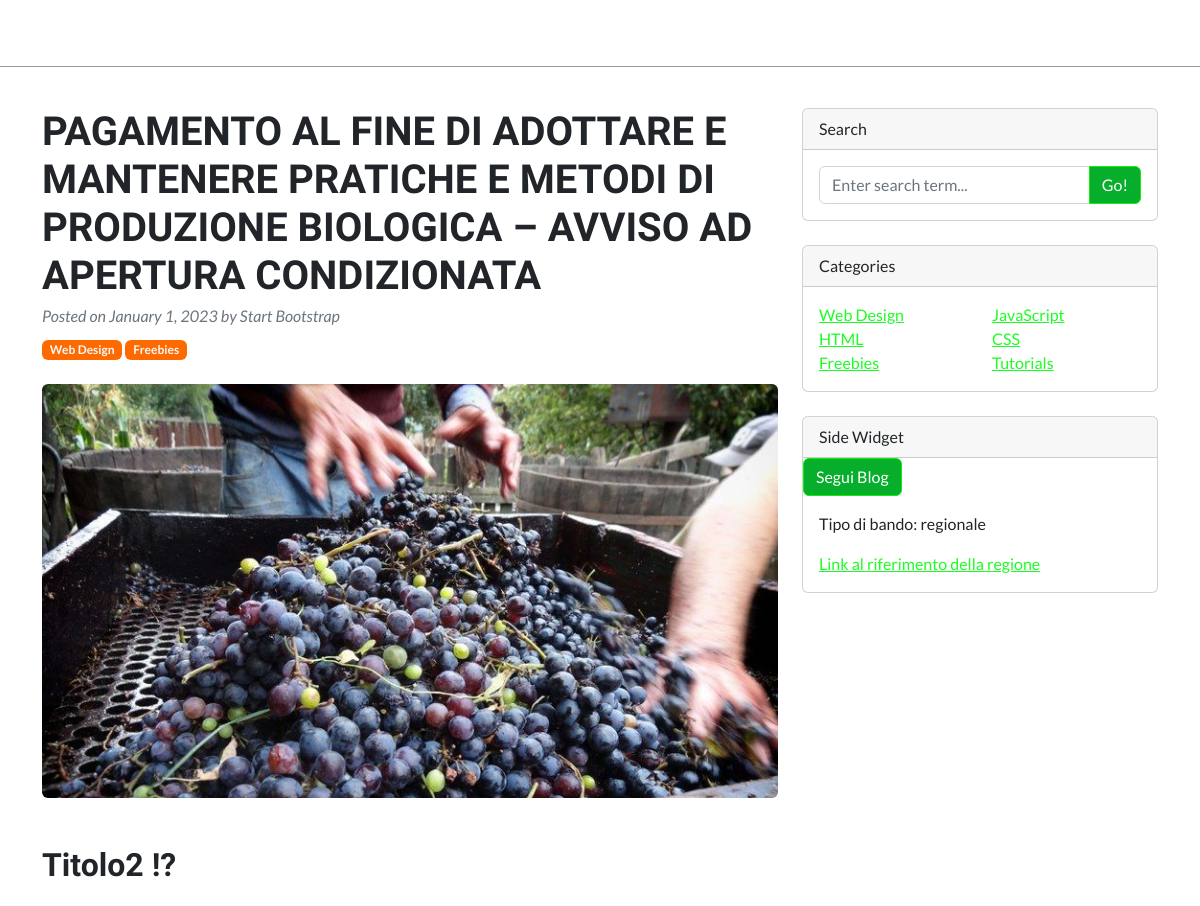
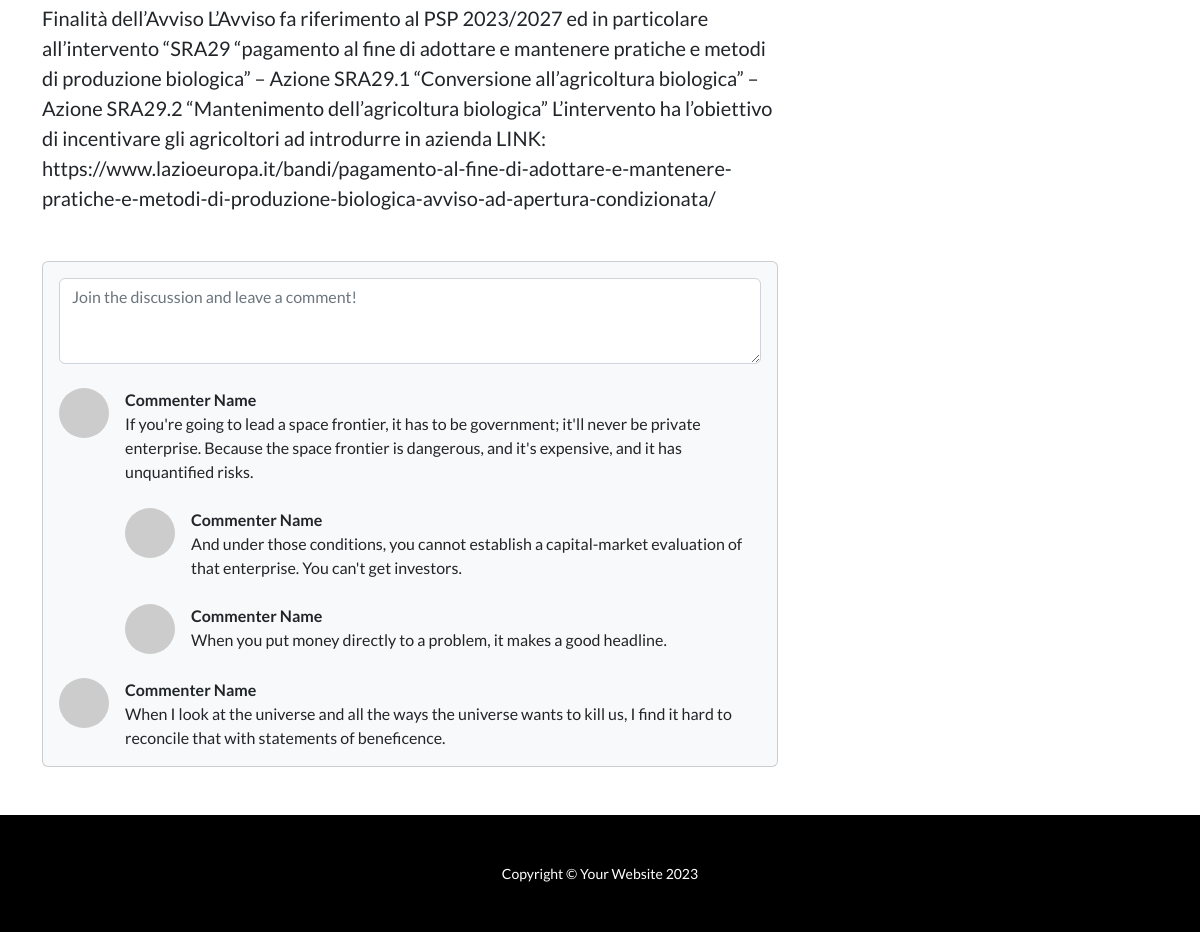
The app's page /blogpost_detail/5 with its own data (2 pictures, top to bottom).
### studio_agronomico/models.py (models this page shows, shortened)
class BlogPost(models.Model):
    TYPE_CHOICES = [
        ("news", "News"),
        ("bando", "Bando"),
        ("altro", "Altro"),
    ]
    title = models.CharField(max_length=255, blank=False, null=False)
    desc = models.TextField(max_length=2500, blank=False, null=False)
    type = models.CharField(max_length=10, choices=TYPE_CHOICES, default="altro", null= False)
    value = models.IntegerField(null=False, blank=False)
    new = models.BooleanField(default=True)
    active = models.BooleanField(default=False)
    image = models.ImageField(upload_to='images', null=True, blank=True )
    ref_link = models.CharField(max_length=150, blank=True, null=True)
    followers = models.ManyToManyField(User, related_name='following', blank=True)

### studio_agronomico/views.py (the view)
# urls.py: path('blogpost_detail/<int:id>', views.blogpost_detail, name="blogpost_detail"),
def blogpost_detail(request, id):
    blogpost = get_object_or_404(BlogPost, id=id)
    return render(request, 'studio_agronomico/blogpost_detail.html', {'blogpost': blogpost})

### studio_agronomico/templates/studio_agronomico/blogpost_detail.html (shortened to what this page needs)
{% extends "main.html" %} {% block content %}
<div class="container mt-5" style="padding-top: 60px">
  <div class="row">
    <div class="col-lg-8">
      <article>
        <header class="mb-4">
          <h1 class="fw-bolder mb-1">{{blogpost.title}}</h1>
          <div class="text-muted fst-italic mb-2">
            Posted on January 1, 2023 by Start Bootstrap
          </div>
          <a
            class="badge bg-secondary text-decoration-none link-light"
            href="#!"
            >Web Design</a
          >
          <a
            class="badge bg-secondary text-decoration-none link-light"
            href="#!"
            >Freebies</a
          >
        </header>
        {% if blogpost.image %}
        <figure class="mb-4">
          <img
            class="img-fluid rounded"
            src="{{blogpost.image.url}}"
            alt="..."
          />
        </figure>
        {% endif %}
        <section class="mb-5">
          <h2 class="fw-bolder mb-4 mt-5">Titolo2 !?</h2>
          <p class="fs-5 mb-4">{{blogpost.desc}}</p>
        </section>
      </article>
      <section class="mb-5">
        <div class="card bg-light">
          <div class="card-body">
            <form class="mb-4">
              <textarea
                class="form-control"
                rows="3"
                placeholder="Join the discussion and leave a comment!"
              ></textarea>
            </form>
            <div class="d-flex mb-4">
              <div class="flex-shrink-0">
                <img
                  class="rounded-circle"
                  src="https://dummyimage.com/50x50/ced4da/6c757d.jpg"
                  alt="..."
                />
              </div>
              <div class="ms-3">
                <div class="fw-bold">Commenter Name</div>
                If you're going to lead a space frontier, it has to be
                government; it'll never be private enterprise. Because the space
                frontier is dangerous, and it's expensive, and it has
                unquantified risks.
                <div class="d-flex mt-4">
                  <div class="flex-shrink-0">
                    <img
                      class="rounded-circle"
                      src="https://dummyimage.com/50x50/ced4da/6c757d.jpg"
                      alt="..."
                    />
                  </div>
                  <div class="ms-3">
                    <div class="fw-bold">Commenter Name</div>
                    And under those conditions, you cannot establish a
                    capital-market evaluation of that enterprise. You can't get
                    investors.
                  </div>
                </div>
                <div class="d-flex mt-4">
                  <div class="flex-shrink-0">
                    <img
                      class="rounded-circle"
                      src="https://dummyimage.com/50x50/ced4da/6c757d.jpg"
                      alt="..."
                    />
                  </div>
                  <div class="ms-3">
                    <div class="fw-bold">Commenter Name</div>
                    When you put money directly to a problem, it makes a good
                    headline.
                  </div>
                </div>
              </div>
            </div>
            <div class="d-flex">
              <div class="flex-shrink-0">
                <img
                  class="rounded-circle"
                  src="https://dummyimage.com/50x50/ced4da/6c757d.jpg"
                  alt="..."
                />
              </div>
              <div class="ms-3">
                <div class="fw-bold">Commenter Name</div>
                When I look at the universe and all the ways the universe wants
                to kill us, I find it hard to reconcile that with statements of
                beneficence.
              </div>
            </div>
          </div>
        </div>
      </section>
    </div>
    <div class="col-lg-4">
      <div class="card mb-4">
        <div class="card-header">Search</div>
        <div class="card-body">
          <div class="input-group">
            <input
              class="form-control"
              type="text"
              placeholder="Enter search term..."
              aria-label="Enter search term..."
              aria-describedby="button-search"
            />
            <button class="btn btn-primary" id="button-search" type="button">
              Go!
            </button>
          </div>
        </div>
      </div>
      <div class="card mb-4">
        <div class="card-header">Categories</div>
        <div class="card-body">
          <div class="row">
            <div class="col-sm-6">
              <ul class="list-unstyled mb-0">
                <li><a href="#!">Web Design</a></li>
                <li><a href="#!">HTML</a></li>
                <li><a href="#!">Freebies</a></li>
              </ul>
            </div>
            <div class="col-sm-6">
              <ul class="list-unstyled mb-0">
                <li><a href="#!">JavaScript</a></li>
                <li><a href="#!">CSS</a></li>
                <li><a href="#!">Tutorials</a></li>
              </ul>
            </div>
          </div>
        </div>
      </div>
      <div class="card mb-4">
        <div class="card-header">Side Widget</div>
        {% if request.user in blogpost.followers.all %}
        <form method="post" action="{% url 'unfollow_blogpost' blogpost.id %}">
          {% csrf_token %}
          <button type="submit" class="btn btn-danger">Smetti di Seguire</button>
        </form>
        {% else %}
        <form method="post" action="{% url 'follow_blogpost' blogpost.id %}">
          <button type="submit" class="btn btn-primary">Segui Blog</button>
        </form>
        {% endif %}
        <div class="card-body">
          <p>Tipo di bando: regionale</p>
          <a href={{blogpost.ref_link}}>Link al riferimento della regione</a>
        </div>
      </div>
    </div>
  </div>
</div>
{% endblock %}

### records on screen
BlogPost: title "PAGAMENTO AL FINE DI ADOTTARE E MANTENERE PRATICHE E METODI DI PRODUZIONE BIOLOGICA – AVVISO AD APERTURA CONDIZIONATA", image (picture), desc "Finalità dell’Avviso L’Avviso fa riferimento al PSP 2023/2027 ed in particolare all’intervento “SRA29 “pagamento al fine di adottare e mantenere pratiche e metodi di produzione biologica” – Azione SRA29.1 “Conversione all’agricoltura biologica” – Azione SRA29.2 “Mantenimento dell’agricoltura biologica” L’intervento ha l’obiettivo di incentivare gli agricoltori ad introdurre in azienda LINK: https://www.lazioeuropa.it/bandi/pagamento-al-fine-di-adottare-e-mantenere-pratiche-e-metodi-di-produzione-biologica-avviso-ad-apertura-condizionata/"
